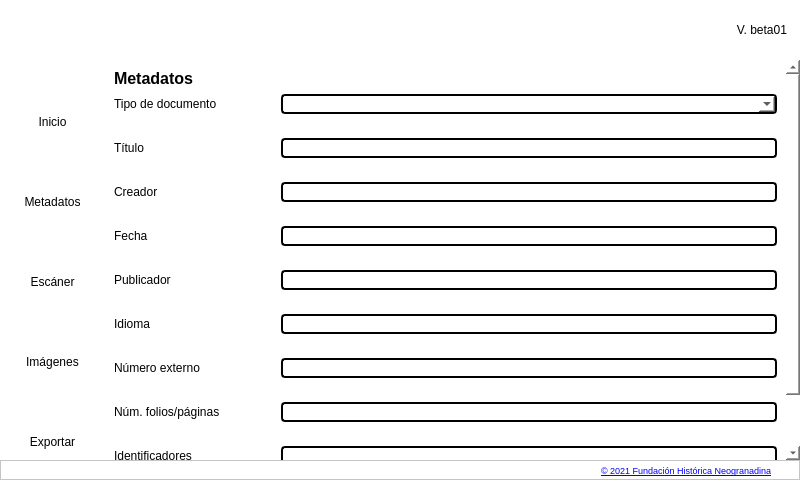
<?xml version="1.0" encoding="UTF-8"?>
<ui version="4.0">
 <class>MainWindow</class>
 <widget class="QMainWindow" name="MainWindow">
  <property name="geometry">
   <rect>
    <x>0</x>
    <y>0</y>
    <width>800</width>
    <height>480</height>
   </rect>
  </property>
  <property name="minimumSize">
   <size>
    <width>800</width>
    <height>480</height>
   </size>
  </property>
  <property name="font">
   <font>
    <stylestrategy>NoAntialias</stylestrategy>
   </font>
  </property>
  <property name="windowTitle">
   <string>NeoEscan</string>
  </property>
  <property name="windowIcon">
   <iconset>
    <normaloff>C:/Users/jairo/.designer/backup/imgs/logo.png</normaloff>C:/Users/jairo/.designer/backup/imgs/logo.png</iconset>
  </property>
  <property name="styleSheet">
   <string notr="true">background-color: rgb(255, 255, 255);</string>
  </property>
  <widget class="QWidget" name="centralwidget">
   <property name="enabled">
    <bool>true</bool>
   </property>
   <property name="styleSheet">
    <string notr="true"/>
   </property>
   <layout class="QVBoxLayout" name="verticalLayout">
    <property name="spacing">
     <number>0</number>
    </property>
    <property name="leftMargin">
     <number>0</number>
    </property>
    <property name="topMargin">
     <number>0</number>
    </property>
    <property name="rightMargin">
     <number>0</number>
    </property>
    <property name="bottomMargin">
     <number>0</number>
    </property>
    <item>
     <widget class="QFrame" name="header">
      <property name="minimumSize">
       <size>
        <width>0</width>
        <height>60</height>
       </size>
      </property>
      <property name="maximumSize">
       <size>
        <width>16777215</width>
        <height>60</height>
       </size>
      </property>
      <property name="styleSheet">
       <string notr="true">background-color: rgba(0, 0, 0, .45);
border: none;</string>
      </property>
      <property name="frameShape">
       <enum>QFrame::StyledPanel</enum>
      </property>
      <property name="frameShadow">
       <enum>QFrame::Raised</enum>
      </property>
      <property name="lineWidth">
       <number>0</number>
      </property>
      <layout class="QHBoxLayout" name="horizontalLayout_2">
       <property name="spacing">
        <number>0</number>
       </property>
       <property name="leftMargin">
        <number>0</number>
       </property>
       <property name="topMargin">
        <number>0</number>
       </property>
       <property name="rightMargin">
        <number>0</number>
       </property>
       <property name="bottomMargin">
        <number>0</number>
       </property>
       <item>
        <widget class="QLabel" name="neoLabel">
         <property name="minimumSize">
          <size>
           <width>170</width>
           <height>0</height>
          </size>
         </property>
         <property name="maximumSize">
          <size>
           <width>175</width>
           <height>16777215</height>
          </size>
         </property>
         <property name="styleSheet">
          <string notr="true">padding-left: 25px;
padding-top: 5px;
padding-bottom: 5px;
</string>
         </property>
         <property name="text">
          <string/>
         </property>
         <property name="pixmap">
          <pixmap resource="resources.qrc">:/imgs/imgs/Neogranadina_header_white.svg</pixmap>
         </property>
         <property name="scaledContents">
          <bool>true</bool>
         </property>
        </widget>
       </item>
       <item>
        <widget class="QLabel" name="versionLabel">
         <property name="styleSheet">
          <string notr="true">padding-right: 10px;</string>
         </property>
         <property name="text">
          <string>&lt;html&gt;&lt;head/&gt;&lt;body&gt;&lt;p&gt;&lt;span style=&quot; color: rgba(255,255,255,.7);&quot;&gt;V. beta01&lt;/span&gt;&lt;/p&gt;&lt;/body&gt;&lt;/html&gt;</string>
         </property>
         <property name="alignment">
          <set>Qt::AlignRight|Qt::AlignTrailing|Qt::AlignVCenter</set>
         </property>
        </widget>
       </item>
      </layout>
     </widget>
    </item>
    <item>
     <widget class="QFrame" name="main">
      <property name="styleSheet">
       <string notr="true">background-color: #ffffff;
border: none;</string>
      </property>
      <property name="frameShape">
       <enum>QFrame::StyledPanel</enum>
      </property>
      <property name="frameShadow">
       <enum>QFrame::Raised</enum>
      </property>
      <property name="lineWidth">
       <number>0</number>
      </property>
      <layout class="QHBoxLayout" name="horizontalLayout">
       <property name="spacing">
        <number>0</number>
       </property>
       <property name="leftMargin">
        <number>0</number>
       </property>
       <property name="topMargin">
        <number>0</number>
       </property>
       <property name="rightMargin">
        <number>0</number>
       </property>
       <property name="bottomMargin">
        <number>0</number>
       </property>
       <item>
        <widget class="QWidget" name="menu_bar" native="true">
         <property name="minimumSize">
          <size>
           <width>105</width>
           <height>0</height>
          </size>
         </property>
         <property name="maximumSize">
          <size>
           <width>105</width>
           <height>16777215</height>
          </size>
         </property>
         <property name="palette">
          <palette>
           <active>
            <colorrole role="Button">
             <brush brushstyle="SolidPattern">
              <color alpha="178">
               <red>0</red>
               <green>0</green>
               <blue>0</blue>
              </color>
             </brush>
            </colorrole>
            <colorrole role="Base">
             <brush brushstyle="SolidPattern">
              <color alpha="178">
               <red>0</red>
               <green>0</green>
               <blue>0</blue>
              </color>
             </brush>
            </colorrole>
            <colorrole role="Window">
             <brush brushstyle="SolidPattern">
              <color alpha="178">
               <red>0</red>
               <green>0</green>
               <blue>0</blue>
              </color>
             </brush>
            </colorrole>
           </active>
           <inactive>
            <colorrole role="Button">
             <brush brushstyle="SolidPattern">
              <color alpha="178">
               <red>0</red>
               <green>0</green>
               <blue>0</blue>
              </color>
             </brush>
            </colorrole>
            <colorrole role="Base">
             <brush brushstyle="SolidPattern">
              <color alpha="178">
               <red>0</red>
               <green>0</green>
               <blue>0</blue>
              </color>
             </brush>
            </colorrole>
            <colorrole role="Window">
             <brush brushstyle="SolidPattern">
              <color alpha="178">
               <red>0</red>
               <green>0</green>
               <blue>0</blue>
              </color>
             </brush>
            </colorrole>
           </inactive>
           <disabled>
            <colorrole role="Button">
             <brush brushstyle="SolidPattern">
              <color alpha="178">
               <red>0</red>
               <green>0</green>
               <blue>0</blue>
              </color>
             </brush>
            </colorrole>
            <colorrole role="Base">
             <brush brushstyle="SolidPattern">
              <color alpha="178">
               <red>0</red>
               <green>0</green>
               <blue>0</blue>
              </color>
             </brush>
            </colorrole>
            <colorrole role="Window">
             <brush brushstyle="SolidPattern">
              <color alpha="178">
               <red>0</red>
               <green>0</green>
               <blue>0</blue>
              </color>
             </brush>
            </colorrole>
           </disabled>
          </palette>
         </property>
         <property name="styleSheet">
          <string notr="true">QWidget {background-color: rgba(0, 0, 0,.7);}

QPushButton {
	color: rgba(255,255,255,.9);
	background-color: transparent;
	background-position: center top;
	padding-top: 15px;
	background-repeat: no-repeat;
}

QPushButton::hover {
	background-color: rgba(0,0,0,.1);
	border: none;
}

QPushButton::focus {
	background-color: #F2784B;
	border: none;
}

Line {
background-color: rgba(255, 255, 255,.5);
}</string>
         </property>
         <layout class="QVBoxLayout" name="verticalLayout_2">
          <property name="spacing">
           <number>0</number>
          </property>
          <property name="leftMargin">
           <number>0</number>
          </property>
          <property name="topMargin">
           <number>0</number>
          </property>
          <property name="rightMargin">
           <number>0</number>
          </property>
          <property name="bottomMargin">
           <number>0</number>
          </property>
          <item>
           <widget class="QPushButton" name="inicioButton">
            <property name="minimumSize">
             <size>
              <width>0</width>
              <height>81</height>
             </size>
            </property>
            <property name="maximumSize">
             <size>
              <width>16777215</width>
              <height>81</height>
             </size>
            </property>
            <property name="cursor">
             <cursorShape>PointingHandCursor</cursorShape>
            </property>
            <property name="styleSheet">
             <string notr="true">background-image: url(:/imgs/imgs/icons/pages-interface.svg);
background-origin: content;</string>
            </property>
            <property name="text">
             <string>

Inicio</string>
            </property>
           </widget>
          </item>
          <item>
           <widget class="QPushButton" name="coleccionesButton">
            <property name="minimumSize">
             <size>
              <width>0</width>
              <height>81</height>
             </size>
            </property>
            <property name="maximumSize">
             <size>
              <width>16777215</width>
              <height>81</height>
             </size>
            </property>
            <property name="cursor">
             <cursorShape>PointingHandCursor</cursorShape>
            </property>
            <property name="styleSheet">
             <string notr="true">background-image: url(:/imgs/imgs/icons/window-of-four-rounded-squares.svg);
background-origin: content;</string>
            </property>
            <property name="text">
             <string>

Metadatos</string>
            </property>
           </widget>
          </item>
          <item>
           <widget class="QPushButton" name="escanerButton">
            <property name="minimumSize">
             <size>
              <width>0</width>
              <height>81</height>
             </size>
            </property>
            <property name="maximumSize">
             <size>
              <width>16777215</width>
              <height>81</height>
             </size>
            </property>
            <property name="cursor">
             <cursorShape>PointingHandCursor</cursorShape>
            </property>
            <property name="styleSheet">
             <string notr="true">background-image: url(:/imgs/imgs/icons/camera-to-take-photos.svg);
background-origin: content;
</string>
            </property>
            <property name="text">
             <string>

Escáner</string>
            </property>
           </widget>
          </item>
          <item>
           <widget class="QPushButton" name="imagenesButton">
            <property name="minimumSize">
             <size>
              <width>0</width>
              <height>81</height>
             </size>
            </property>
            <property name="maximumSize">
             <size>
              <width>16777215</width>
              <height>81</height>
             </size>
            </property>
            <property name="cursor">
             <cursorShape>PointingHandCursor</cursorShape>
            </property>
            <property name="styleSheet">
             <string notr="true">background-image: url(:/imgs/imgs/icons/images-interface-symbol.svg);
background-origin: content;</string>
            </property>
            <property name="text">
             <string>

Imágenes</string>
            </property>
            <property name="iconSize">
             <size>
              <width>34</width>
              <height>34</height>
             </size>
            </property>
           </widget>
          </item>
          <item>
           <widget class="QPushButton" name="exportarButton">
            <property name="minimumSize">
             <size>
              <width>0</width>
              <height>81</height>
             </size>
            </property>
            <property name="maximumSize">
             <size>
              <width>16777215</width>
              <height>81</height>
             </size>
            </property>
            <property name="cursor">
             <cursorShape>PointingHandCursor</cursorShape>
            </property>
            <property name="styleSheet">
             <string notr="true">background-image: url(:/imgs/imgs/icons/download-symbol.svg);
background-origin: content;</string>
            </property>
            <property name="text">
             <string>

Exportar</string>
            </property>
           </widget>
          </item>
          <item>
           <spacer name="verticalSpacer">
            <property name="orientation">
             <enum>Qt::Vertical</enum>
            </property>
            <property name="sizeHint" stdset="0">
             <size>
              <width>20</width>
              <height>384</height>
             </size>
            </property>
           </spacer>
          </item>
         </layout>
        </widget>
       </item>
       <item>
        <widget class="QWidget" name="pages" native="true">
         <property name="styleSheet">
          <string notr="true"/>
         </property>
         <layout class="QHBoxLayout" name="horizontalLayout_3">
          <property name="spacing">
           <number>0</number>
          </property>
          <property name="leftMargin">
           <number>0</number>
          </property>
          <property name="topMargin">
           <number>0</number>
          </property>
          <property name="rightMargin">
           <number>0</number>
          </property>
          <property name="bottomMargin">
           <number>0</number>
          </property>
          <item>
           <widget class="QStackedWidget" name="stackedWidget">
            <property name="styleSheet">
             <string notr="true"/>
            </property>
            <property name="currentIndex">
             <number>1</number>
            </property>
            <widget class="QWidget" name="inicioPage">
             <widget class="QLabel" name="label">
              <property name="geometry">
               <rect>
                <x>60</x>
                <y>20</y>
                <width>49</width>
                <height>16</height>
               </rect>
              </property>
              <property name="text">
               <string>INICIO</string>
              </property>
             </widget>
            </widget>
            <widget class="QWidget" name="metadataPage">
             <property name="styleSheet">
              <string notr="true">QLabel {
background-color: transparent;
}

QComboBox {
border-color: rgba(0,0,0,.7);
border-style: solid;
border-width: 2px;
border-radius: 4px;
}

QLineEdit {
border-color: rgba(0,0,0,.7);
border-style: solid;
border-width: 2px;
border-radius:4px;
}

QPushButton {
background-color: rgba(0,0,0,.7);
color: rgba(251,251,251,.7);
}

QPushButton::hover {
background-color: rgba(242,120,75,1);
color: rgba(0,0,0,.5);
border: none;
}

QPushButton::focus {
background-color: rgba(242,120,75,1);
border: none;
}</string>
             </property>
             <layout class="QVBoxLayout" name="verticalLayout_4">
              <property name="spacing">
               <number>0</number>
              </property>
              <property name="leftMargin">
               <number>0</number>
              </property>
              <property name="topMargin">
               <number>0</number>
              </property>
              <property name="rightMargin">
               <number>0</number>
              </property>
              <property name="bottomMargin">
               <number>0</number>
              </property>
              <item>
               <widget class="QScrollArea" name="scrollArea">
                <property name="widgetResizable">
                 <bool>true</bool>
                </property>
                <widget class="QWidget" name="scrollAreaWidgetContents">
                 <property name="geometry">
                  <rect>
                   <x>0</x>
                   <y>0</y>
                   <width>678</width>
                   <height>479</height>
                  </rect>
                 </property>
                 <property name="styleSheet">
                  <string notr="true"/>
                 </property>
                 <layout class="QVBoxLayout" name="verticalLayout_5">
                  <item>
                   <widget class="QLabel" name="H1Label">
                    <property name="font">
                     <font>
                      <pointsize>12</pointsize>
                      <weight>75</weight>
                      <bold>true</bold>
                     </font>
                    </property>
                    <property name="cursor">
                     <cursorShape>ArrowCursor</cursorShape>
                    </property>
                    <property name="text">
                     <string>Metadatos</string>
                    </property>
                    <property name="margin">
                     <number>7</number>
                    </property>
                   </widget>
                  </item>
                  <item>
                   <layout class="QFormLayout" name="formLayout">
                    <property name="fieldGrowthPolicy">
                     <enum>QFormLayout::AllNonFixedFieldsGrow</enum>
                    </property>
                    <property name="labelAlignment">
                     <set>Qt::AlignLeading|Qt::AlignLeft|Qt::AlignTop</set>
                    </property>
                    <property name="verticalSpacing">
                     <number>24</number>
                    </property>
                    <item row="0" column="0">
                     <widget class="QLabel" name="tipodocLabel">
                      <property name="minimumSize">
                       <size>
                        <width>161</width>
                        <height>0</height>
                       </size>
                      </property>
                      <property name="text">
                       <string>Tipo de documento</string>
                      </property>
                     </widget>
                    </item>
                    <item row="0" column="1">
                     <widget class="QComboBox" name="tipodocComboBox">
                      <property name="minimumSize">
                       <size>
                        <width>450</width>
                        <height>0</height>
                       </size>
                      </property>
                      <property name="styleSheet">
                       <string notr="true"/>
                      </property>
                     </widget>
                    </item>
                    <item row="1" column="0">
                     <widget class="QLabel" name="tituloLabel">
                      <property name="minimumSize">
                       <size>
                        <width>161</width>
                        <height>0</height>
                       </size>
                      </property>
                      <property name="text">
                       <string>Título</string>
                      </property>
                     </widget>
                    </item>
                    <item row="1" column="1">
                     <widget class="QLineEdit" name="tituloLineEdit">
                      <property name="minimumSize">
                       <size>
                        <width>450</width>
                        <height>0</height>
                       </size>
                      </property>
                     </widget>
                    </item>
                    <item row="2" column="0">
                     <widget class="QLabel" name="creadorLabel">
                      <property name="minimumSize">
                       <size>
                        <width>161</width>
                        <height>0</height>
                       </size>
                      </property>
                      <property name="text">
                       <string>Creador</string>
                      </property>
                     </widget>
                    </item>
                    <item row="2" column="1">
                     <widget class="QLineEdit" name="creadorLineEdit">
                      <property name="minimumSize">
                       <size>
                        <width>450</width>
                        <height>0</height>
                       </size>
                      </property>
                     </widget>
                    </item>
                    <item row="3" column="0">
                     <widget class="QLabel" name="fechaLabel">
                      <property name="minimumSize">
                       <size>
                        <width>161</width>
                        <height>0</height>
                       </size>
                      </property>
                      <property name="text">
                       <string>Fecha</string>
                      </property>
                     </widget>
                    </item>
                    <item row="3" column="1">
                     <widget class="QLineEdit" name="fechaLineEdit">
                      <property name="minimumSize">
                       <size>
                        <width>450</width>
                        <height>0</height>
                       </size>
                      </property>
                     </widget>
                    </item>
                    <item row="4" column="0">
                     <widget class="QLabel" name="publicadorLabel">
                      <property name="minimumSize">
                       <size>
                        <width>161</width>
                        <height>0</height>
                       </size>
                      </property>
                      <property name="text">
                       <string>Publicador</string>
                      </property>
                     </widget>
                    </item>
                    <item row="4" column="1">
                     <widget class="QLineEdit" name="publicadorLineEdit">
                      <property name="minimumSize">
                       <size>
                        <width>450</width>
                        <height>0</height>
                       </size>
                      </property>
                     </widget>
                    </item>
                    <item row="5" column="0">
                     <widget class="QLabel" name="idiomaLabel">
                      <property name="minimumSize">
                       <size>
                        <width>161</width>
                        <height>0</height>
                       </size>
                      </property>
                      <property name="text">
                       <string>Idioma</string>
                      </property>
                     </widget>
                    </item>
                    <item row="5" column="1">
                     <widget class="QLineEdit" name="idiomaLineEdit">
                      <property name="minimumSize">
                       <size>
                        <width>450</width>
                        <height>0</height>
                       </size>
                      </property>
                     </widget>
                    </item>
                    <item row="6" column="0">
                     <widget class="QLabel" name="numextLabel">
                      <property name="minimumSize">
                       <size>
                        <width>161</width>
                        <height>0</height>
                       </size>
                      </property>
                      <property name="text">
                       <string>Número externo</string>
                      </property>
                     </widget>
                    </item>
                    <item row="6" column="1">
                     <widget class="QLineEdit" name="numextLineEdit">
                      <property name="minimumSize">
                       <size>
                        <width>450</width>
                        <height>0</height>
                       </size>
                      </property>
                     </widget>
                    </item>
                    <item row="7" column="0">
                     <widget class="QLabel" name="numpagsLabel">
                      <property name="minimumSize">
                       <size>
                        <width>161</width>
                        <height>0</height>
                       </size>
                      </property>
                      <property name="text">
                       <string>Núm. folios/páginas</string>
                      </property>
                     </widget>
                    </item>
                    <item row="7" column="1">
                     <widget class="QLineEdit" name="numpagsLineEdit">
                      <property name="minimumSize">
                       <size>
                        <width>450</width>
                        <height>0</height>
                       </size>
                      </property>
                     </widget>
                    </item>
                    <item row="8" column="0">
                     <widget class="QLabel" name="identificadoresLabel">
                      <property name="text">
                       <string>Identificadores</string>
                      </property>
                     </widget>
                    </item>
                    <item row="8" column="1">
                     <widget class="QLineEdit" name="identificadoresLineEdit">
                      <property name="minimumSize">
                       <size>
                        <width>450</width>
                        <height>0</height>
                       </size>
                      </property>
                     </widget>
                    </item>
                    <item row="9" column="1">
                     <widget class="QPushButton" name="enviarformButton">
                      <property name="sizePolicy">
                       <sizepolicy hsizetype="Minimum" vsizetype="Fixed">
                        <horstretch>0</horstretch>
                        <verstretch>0</verstretch>
                       </sizepolicy>
                      </property>
                      <property name="minimumSize">
                       <size>
                        <width>75</width>
                        <height>24</height>
                       </size>
                      </property>
                      <property name="maximumSize">
                       <size>
                        <width>75</width>
                        <height>24</height>
                       </size>
                      </property>
                      <property name="font">
                       <font>
                        <pointsize>10</pointsize>
                       </font>
                      </property>
                      <property name="cursor">
                       <cursorShape>PointingHandCursor</cursorShape>
                      </property>
                      <property name="layoutDirection">
                       <enum>Qt::LeftToRight</enum>
                      </property>
                      <property name="text">
                       <string>enviar</string>
                      </property>
                      <property name="icon">
                       <iconset resource="resources.qrc">
                        <normaloff>:/imgs/imgs/icons/fast-forward-double-right-arrows.svg</normaloff>:/imgs/imgs/icons/fast-forward-double-right-arrows.svg</iconset>
                      </property>
                      <property name="iconSize">
                       <size>
                        <width>8</width>
                        <height>8</height>
                       </size>
                      </property>
                     </widget>
                    </item>
                   </layout>
                  </item>
                 </layout>
                </widget>
               </widget>
              </item>
             </layout>
            </widget>
            <widget class="QWidget" name="escanerPage">
             <layout class="QHBoxLayout" name="horizontalLayout_5">
              <property name="spacing">
               <number>0</number>
              </property>
              <property name="leftMargin">
               <number>0</number>
              </property>
              <property name="topMargin">
               <number>0</number>
              </property>
              <property name="rightMargin">
               <number>0</number>
              </property>
              <property name="bottomMargin">
               <number>0</number>
              </property>
              <item>
               <widget class="QWidget" name="controlPanel" native="true">
                <property name="minimumSize">
                 <size>
                  <width>210</width>
                  <height>0</height>
                 </size>
                </property>
                <property name="maximumSize">
                 <size>
                  <width>225</width>
                  <height>16777215</height>
                 </size>
                </property>
                <property name="styleSheet">
                 <string notr="true">background-color: rgba(0, 0, 0, .3);</string>
                </property>
                <widget class="QPushButton" name="pushButton">
                 <property name="geometry">
                  <rect>
                   <x>10</x>
                   <y>10</y>
                   <width>75</width>
                   <height>24</height>
                  </rect>
                 </property>
                 <property name="text">
                  <string>PushButton</string>
                 </property>
                </widget>
                <widget class="QLabel" name="proyectData">
                 <property name="geometry">
                  <rect>
                   <x>10</x>
                   <y>50</y>
                   <width>151</width>
                   <height>161</height>
                  </rect>
                 </property>
                 <property name="styleSheet">
                  <string notr="true">background-color: rgb(255, 255, 255);</string>
                 </property>
                 <property name="text">
                  <string>TextLabel</string>
                 </property>
                </widget>
               </widget>
              </item>
              <item>
               <widget class="QWidget" name="layoutEscan" native="true">
                <layout class="QVBoxLayout" name="verticalLayout_3">
                 <property name="spacing">
                  <number>5</number>
                 </property>
                 <property name="leftMargin">
                  <number>0</number>
                 </property>
                 <property name="topMargin">
                  <number>0</number>
                 </property>
                 <property name="rightMargin">
                  <number>0</number>
                 </property>
                 <property name="bottomMargin">
                  <number>0</number>
                 </property>
                 <item>
                  <widget class="QWidget" name="widget_2" native="true">
                   <property name="sizePolicy">
                    <sizepolicy hsizetype="Expanding" vsizetype="Expanding">
                     <horstretch>0</horstretch>
                     <verstretch>0</verstretch>
                    </sizepolicy>
                   </property>
                   <property name="minimumSize">
                    <size>
                     <width>0</width>
                     <height>0</height>
                    </size>
                   </property>
                   <property name="styleSheet">
                    <string notr="true">background-color: transparent;</string>
                   </property>
                   <layout class="QHBoxLayout" name="horizontalLayout_6">
                    <item>
                     <widget class="QGraphicsView" name="leftCamera">
                      <property name="styleSheet">
                       <string notr="true">background-color: rgb(0, 0, 0);</string>
                      </property>
                     </widget>
                    </item>
                    <item>
                     <widget class="QGraphicsView" name="rightCamera">
                      <property name="styleSheet">
                       <string notr="true">background-color: rgb(0, 0, 0);</string>
                      </property>
                     </widget>
                    </item>
                   </layout>
                  </widget>
                 </item>
                 <item>
                  <widget class="QWidget" name="captureControl" native="true">
                   <property name="minimumSize">
                    <size>
                     <width>0</width>
                     <height>70</height>
                    </size>
                   </property>
                   <property name="maximumSize">
                    <size>
                     <width>16777215</width>
                     <height>70</height>
                    </size>
                   </property>
                   <property name="styleSheet">
                    <string notr="true">QWidget {background-color: transparent;}

QPushButton {
	color:  rgba(0, 0, 0, .7);
	background-color: transparent;
	background-repeat: no-repeat;
	border: none;
}

QPushButton::hover {background-color: rgba(242, 120, 75, .7);}

QPushButton::pressed {background-color: rgba(242, 120, 75, 1);}</string>
                   </property>
                   <layout class="QHBoxLayout" name="horizontalLayout_7">
                    <item>
                     <spacer name="horizontalSpacer_2">
                      <property name="orientation">
                       <enum>Qt::Horizontal</enum>
                      </property>
                      <property name="sizeHint" stdset="0">
                       <size>
                        <width>165</width>
                        <height>20</height>
                       </size>
                      </property>
                     </spacer>
                    </item>
                    <item>
                     <widget class="QPushButton" name="capturaButton">
                      <property name="minimumSize">
                       <size>
                        <width>120</width>
                        <height>35</height>
                       </size>
                      </property>
                      <property name="maximumSize">
                       <size>
                        <width>16777215</width>
                        <height>35</height>
                       </size>
                      </property>
                      <property name="font">
                       <font>
                        <pointsize>11</pointsize>
                       </font>
                      </property>
                      <property name="cursor">
                       <cursorShape>PointingHandCursor</cursorShape>
                      </property>
                      <property name="text">
                       <string>capturar</string>
                      </property>
                      <property name="icon">
                       <iconset resource="resources.qrc">
                        <normaloff>:/imgs/imgs/icons/camera-to-take-photos_black.svg</normaloff>:/imgs/imgs/icons/camera-to-take-photos_black.svg</iconset>
                      </property>
                      <property name="iconSize">
                       <size>
                        <width>32</width>
                        <height>32</height>
                       </size>
                      </property>
                     </widget>
                    </item>
                    <item>
                     <spacer name="horizontalSpacer_3">
                      <property name="orientation">
                       <enum>Qt::Horizontal</enum>
                      </property>
                      <property name="sizeHint" stdset="0">
                       <size>
                        <width>164</width>
                        <height>20</height>
                       </size>
                      </property>
                     </spacer>
                    </item>
                   </layout>
                  </widget>
                 </item>
                </layout>
               </widget>
              </item>
             </layout>
            </widget>
            <widget class="QWidget" name="imgsPage">
             <widget class="QLabel" name="label_4">
              <property name="geometry">
               <rect>
                <x>118</x>
                <y>50</y>
                <width>81</width>
                <height>20</height>
               </rect>
              </property>
              <property name="text">
               <string>IMÁGENES</string>
              </property>
             </widget>
            </widget>
            <widget class="QWidget" name="exportarPage"/>
           </widget>
          </item>
         </layout>
        </widget>
       </item>
      </layout>
     </widget>
    </item>
    <item>
     <widget class="QFrame" name="footer">
      <property name="minimumSize">
       <size>
        <width>0</width>
        <height>20</height>
       </size>
      </property>
      <property name="maximumSize">
       <size>
        <width>16777215</width>
        <height>20</height>
       </size>
      </property>
      <property name="styleSheet">
       <string notr="true">background-color: rgba(0, 0, 0, .7);</string>
      </property>
      <property name="frameShape">
       <enum>QFrame::StyledPanel</enum>
      </property>
      <property name="frameShadow">
       <enum>QFrame::Raised</enum>
      </property>
      <property name="lineWidth">
       <number>0</number>
      </property>
      <layout class="QHBoxLayout" name="horizontalLayout_4">
       <property name="spacing">
        <number>0</number>
       </property>
       <property name="leftMargin">
        <number>0</number>
       </property>
       <property name="topMargin">
        <number>0</number>
       </property>
       <property name="rightMargin">
        <number>0</number>
       </property>
       <property name="bottomMargin">
        <number>0</number>
       </property>
       <item>
        <spacer name="horizontalSpacer">
         <property name="orientation">
          <enum>Qt::Horizontal</enum>
         </property>
         <property name="sizeHint" stdset="0">
          <size>
           <width>40</width>
           <height>20</height>
          </size>
         </property>
        </spacer>
       </item>
       <item>
        <widget class="QLabel" name="c_neogranadina">
         <property name="minimumSize">
          <size>
           <width>0</width>
           <height>20</height>
          </size>
         </property>
         <property name="maximumSize">
          <size>
           <width>16777215</width>
           <height>20</height>
          </size>
         </property>
         <property name="cursor">
          <cursorShape>PointingHandCursor</cursorShape>
         </property>
         <property name="styleSheet">
          <string notr="true">background-color: transparent;
color: rgb(255, 255, 255);
padding-right: 5px;</string>
         </property>
         <property name="lineWidth">
          <number>0</number>
         </property>
         <property name="text">
          <string>&lt;html&gt;&lt;head/&gt;&lt;body&gt;&lt;a href=&quot;https://neogranadina.org/&quot; target=&quot;_blank&quot;&gt;&lt;span style=&quot; font-size:7pt; text-decoration: underline;color:rgba(251,251,251,.8)&quot;&gt;© 2021 Fundación Histórica Neogranadina&lt;/span&gt;&lt;/a&gt;&lt;/body&gt;&lt;/html&gt;</string>
         </property>
         <property name="alignment">
          <set>Qt::AlignRight|Qt::AlignTrailing|Qt::AlignVCenter</set>
         </property>
         <property name="margin">
          <number>0</number>
         </property>
         <property name="openExternalLinks">
          <bool>true</bool>
         </property>
         <property name="textInteractionFlags">
          <set>Qt::LinksAccessibleByKeyboard|Qt::LinksAccessibleByMouse</set>
         </property>
        </widget>
       </item>
       <item>
        <widget class="QLabel" name="down_arrow">
         <property name="minimumSize">
          <size>
           <width>20</width>
           <height>0</height>
          </size>
         </property>
         <property name="maximumSize">
          <size>
           <width>20</width>
           <height>16777215</height>
          </size>
         </property>
         <property name="cursor">
          <cursorShape>SizeFDiagCursor</cursorShape>
         </property>
         <property name="styleSheet">
          <string notr="true">background-color: transparent;
padding: 2px;</string>
         </property>
         <property name="text">
          <string/>
         </property>
         <property name="pixmap">
          <pixmap resource="resources.qrc">:/imgs/imgs/icons/resize.svg</pixmap>
         </property>
         <property name="scaledContents">
          <bool>true</bool>
         </property>
         <property name="alignment">
          <set>Qt::AlignBottom|Qt::AlignRight|Qt::AlignTrailing</set>
         </property>
        </widget>
       </item>
      </layout>
     </widget>
    </item>
   </layout>
   <zorder>header</zorder>
   <zorder>footer</zorder>
   <zorder>main</zorder>
  </widget>
 </widget>
 <resources>
  <include location="resources.qrc"/>
  <include location="resources.qrc"/>
 </resources>
 <connections/>
</ui>
